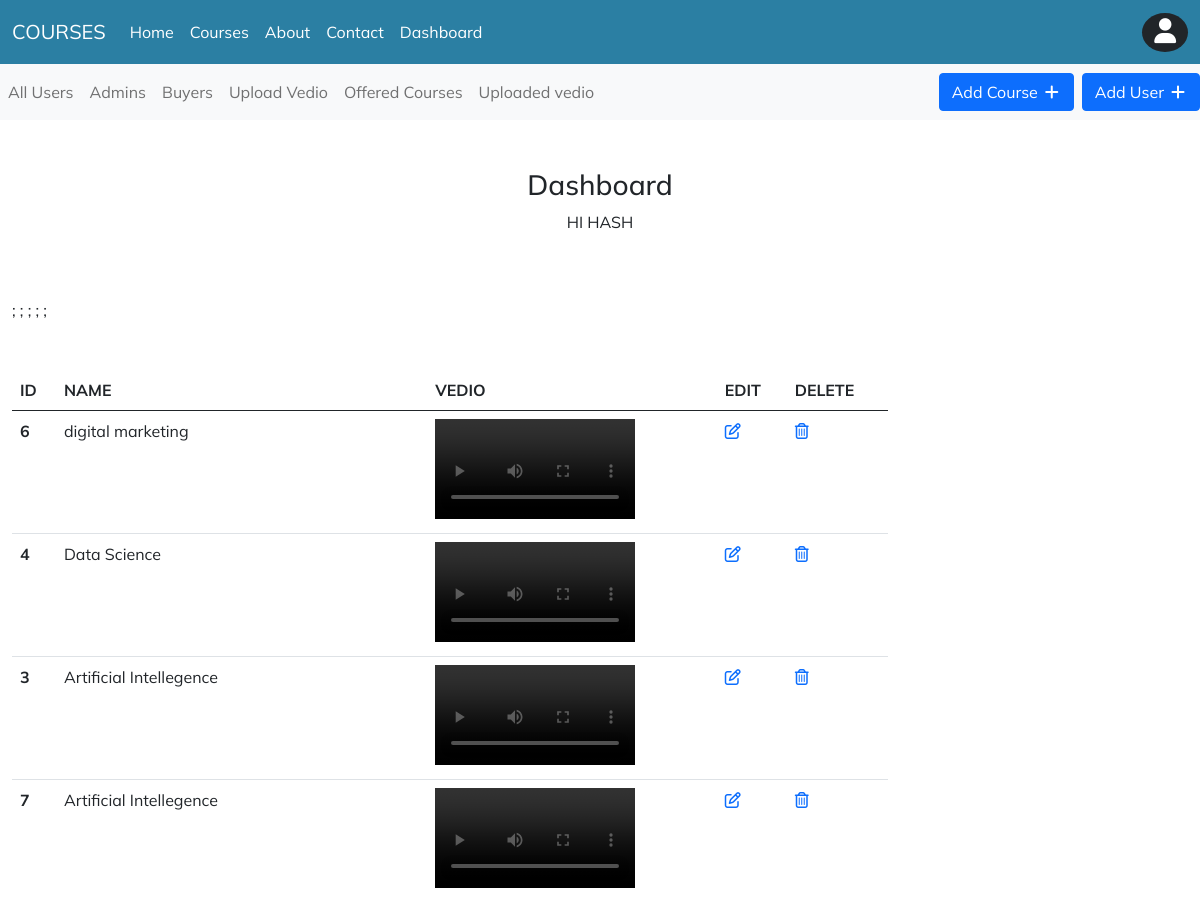
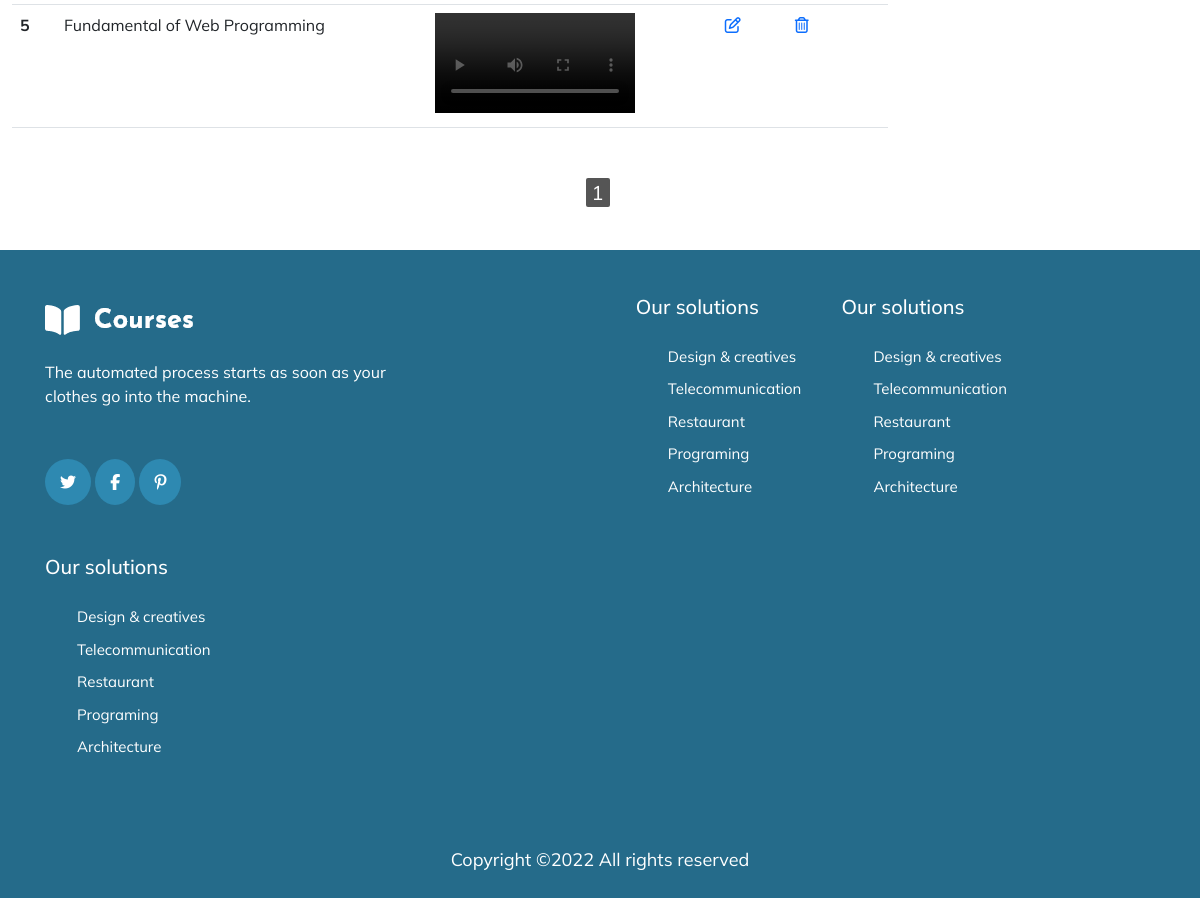
The app's page /allvedio.php (signed in) with its own data (2 pictures, top to bottom).
### tables this page shows
CREATE TABLE `vedio` (
  `v_id` int(255) NOT NULL,
  `v_name` varchar(255) NOT NULL,
  `s_id` int(255) NOT NULL
);

CREATE TABLE `subject` (
  `s_id` int(10) NOT NULL,
  `s_name` varchar(100) NOT NULL,
  `s_disc` varchar(100) NOT NULL,
  `s_price` int(100) NOT NULL,
  `s_img` varchar(255) NOT NULL
);

### allvedio.php (the view, shortened to what this page needs)
<?php include_once 'header.php';
include 'headdash.php';
?>
<link href="https://cdn.jsdelivr.net/npm/bootstrap@5.0.2/dist/css/bootstrap.min.css" rel="stylesheet">
<div class="container-fluid">
    <div class="row">
        <div class="col-md-6 offset-3 mt-5 mb-5">
            <center>
                <h3>Dashboard</h3>
                <p class="text-uppercase">HI <?php echo $_SESSION['$username'] ?></p>
            </center>
        </div>
    </div>
    <div class="row">
    <div class="col-9">
    <table class="table mt-5 mb-5">
  <thead>
    <tr>
      <th scope="col">ID</th>
      <th scope="col">NAME</th>
      <th scope="col">VEDIO</th>
      <th scope="col">EDIT</th>
      <th scope="col">DELETE</th>
    </tr>
  </thead>
  <tbody>
    <?php
  include 'connection.php';
  $limit = 5;
  if(isset($_GET['page'])){
      $page = $_GET['page'];
   }else{
       $page = 1;
   }
   $offset = ($page - 1) * $limit;
  $sql = "select * from vedio left join subject on subject.s_id = vedio.s_id  order by vedio.s_id desc limit {$offset},{$limit} ";
  $result = mysqli_query($conn, $sql);
  if(mysqli_num_rows($result)>0){
      while($rows = mysqli_fetch_assoc($result)){
          echo "<tr>";
          echo "<th>$rows[v_id]</th>";
          echo "<td>$rows[s_name]</td>";
          ?>
          <td><video width='200' height='100' controls>
          <source src="<?php echo"upload/".$rows['v_name'];?>" type="video/mp4">
          </video></td>;
          <?php
          echo "<td><a href='editvedio.php?vedio=$rows[v_id]'><i class='fa fa-edit'></i></a></td>";
          echo "<td><a href='deletevedio.php?vedio=$rows[v_id]'><i class='fa fa-trash-o'></i></a></td>";
          echo "</tr>";
      }
  }
  ?>
  </tbody>
</table>
</div>
    </div>
    <?php
$sql1 = "select * from vedio";
$result1 = mysqli_query($conn, $sql1);
$total_record = mysqli_num_rows($result1);
$limit = 5;
$total_page = ceil($total_record/$limit);
echo "<ul class='pagination'>";
for($i = 1; $i<=$total_page; $i++){
  if($i == $page){
    $active = "active";
}
else{
    $active = "";
}
  echo '<li><a class="'.$active.'" href="allvedio.php?page='.$i.'">'.$i.'</a></li>';
}
echo " </ul>";
?>
</div>
<?php include_once 'footer.php'; ?>

### assets/css/style.css (style rules this page uses)
body { line-height: 1.5; font-family: 'Poppins', sans-serif; }
* { margin: 0px; padding: 0px; font-family: "Mulish", sans-serif; box-sizing: border-box; }
:root { --btn: rgb(255, 159, 103); --btnhover: #3ba9d8; --navbackground: #2B7FA3; --scrolltop: #2B7FA3; --fontsize: 18px; --padding: 5px; --btnradius: 3px; --fontcolor: white; --bgimg: url(../img/school-supplies-stationery-blue-background-copy-space.jpg); --fontcolorbl: #256b8a; --fontcolorlight: #7f86a3; --cardradius: 10px; --starcolor: #ff7b2e; }
.pagination { display: flex !important; justify-content: center; text-align: center; margin: 0; margin-bottom: 5px; }
.pagination li { display:inline-block; margin: 0 5px 0 0; padding: 2px; }
.pagination li a { border: none; border-radius: 2px; font-size: 20px; background: #1e90ff; color: #fff; text-decoration: none; padding: 2px 6px 2px 6px; }
.active { background: #555555 !important; border-radius: 2px; }

### records on screen
vedio: v_id "6", s.s_name "digital marketing"
vedio: v_id "4", s.s_name "Data Science"
vedio: v_id "3", s.s_name "Artificial Intellegence"
vedio: v_id "7", s.s_name "Artificial Intellegence"
vedio: v_id "5", s.s_name "Fundamental of Web Programming"

### other values on screen
$_SESSION['$username'] "HASH"
